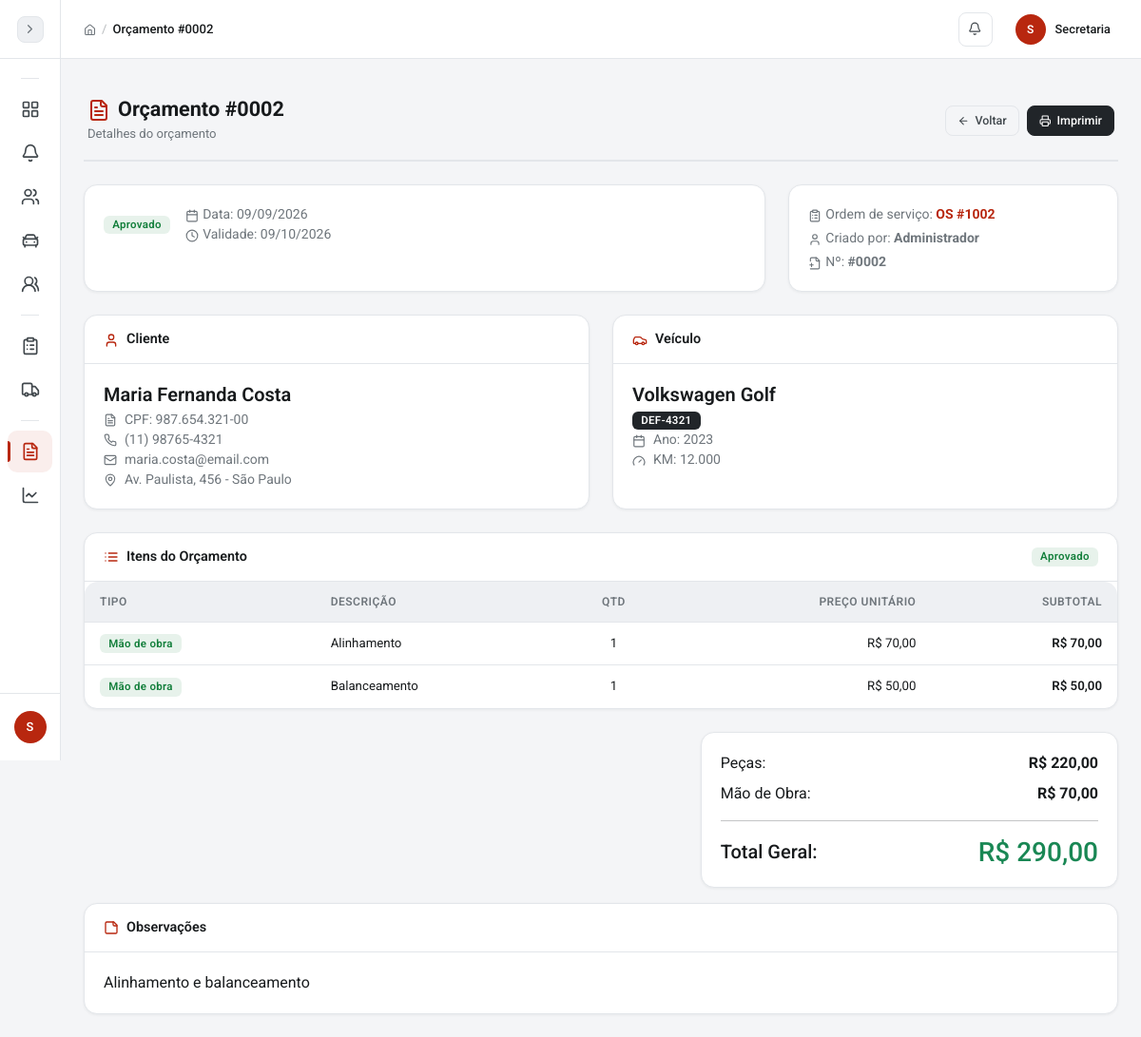
/pages/orcamentos/detalhes.php?id=2 (signed in), run on the app's committed database.
### tables this page shows
CREATE TABLE orcamentos (
  id INT AUTO_INCREMENT PRIMARY KEY,
  numero INT NOT NULL UNIQUE,
  cliente_id INT NOT NULL,
  veiculo_id INT NULL,
  os_id INT NULL,
  data_orcamento DATE NOT NULL,
  data_validade DATE,
  status ENUM('aberto','aprovado','reprovado','cancelado') DEFAULT 'aberto',
  total_pecas DECIMAL(10,2) DEFAULT 0,
  total_mao_obra DECIMAL(10,2) DEFAULT 0,
  total_geral DECIMAL(10,2) DEFAULT 0,
  desconto DECIMAL(10,2) DEFAULT 0,
  observacoes TEXT,
  criado_por INT,
  data_criacao TIMESTAMP DEFAULT CURRENT_TIMESTAMP,
  FOREIGN KEY (cliente_id) REFERENCES clientes(id),
  FOREIGN KEY (veiculo_id) REFERENCES veiculos(id) ON DELETE SET NULL,
  FOREIGN KEY (os_id) REFERENCES ordens_servico(id) ON DELETE SET NULL,
  FOREIGN KEY (criado_por) REFERENCES usuarios(id)
);

CREATE TABLE ordens_servico (
  id INT AUTO_INCREMENT PRIMARY KEY,
  numero INT NOT NULL UNIQUE,
  cliente_id INT NOT NULL,
  veiculo_id INT NULL,
  status ENUM('recebida','triagem','aguardando_diagnostico','aguardando_orcamento','aguardando_aprovacao','aguardando_peca','pronta_para_execucao','em_execucao','aguardando_retorno','pronta_para_entrega','entregue','cancelada') NOT NULL DEFAULT 'recebida',
  prioridade ENUM('baixa','normal','alta','urgente') NOT NULL DEFAULT 'normal',
  queixa_inicial TEXT NOT NULL,
  diagnostico TEXT,
  observacoes_internas TEXT,
  responsavel_chefe_id INT NULL,
  criado_por INT NOT NULL,
  data_entrada DATETIME NOT NULL DEFAULT CURRENT_TIMESTAMP,
  data_conclusao DATETIME NULL,
  data_atualizacao TIMESTAMP NOT NULL DEFAULT CURRENT_TIMESTAMP ON UPDATE CURRENT_TIMESTAMP,
  FOREIGN KEY (cliente_id) REFERENCES clientes(id),
  FOREIGN KEY (veiculo_id) REFERENCES veiculos(id) ON DELETE SET NULL,
  FOREIGN KEY (responsavel_chefe_id) REFERENCES usuarios(id) ON DELETE SET NULL,
  FOREIGN KEY (criado_por) REFERENCES usuarios(id)
);

CREATE TABLE usuarios (
  id INT AUTO_INCREMENT PRIMARY KEY,
  nome VARCHAR(100) NOT NULL,
  email VARCHAR(120) NOT NULL UNIQUE,
  senha VARCHAR(255) NOT NULL,
  tipo ENUM('admin','secretaria','mecanico_chefe','mecanico') NOT NULL DEFAULT 'mecanico',
  cpf VARCHAR(14) UNIQUE,
  telefone VARCHAR(20),
  salario DECIMAL(10,2),
  data_admissao DATE,
  cargo VARCHAR(100),
  ativo TINYINT(1) NOT NULL DEFAULT 1,
  data_cadastro TIMESTAMP DEFAULT CURRENT_TIMESTAMP
);

CREATE TABLE clientes (
  id INT AUTO_INCREMENT PRIMARY KEY,
  nome VARCHAR(120) NOT NULL,
  cpf VARCHAR(14) UNIQUE,
  telefone VARCHAR(20),
  email VARCHAR(120),
  endereco VARCHAR(255),
  cidade VARCHAR(80),
  observacoes TEXT,
  data_cadastro TIMESTAMP DEFAULT CURRENT_TIMESTAMP,
  data_atualizacao TIMESTAMP DEFAULT CURRENT_TIMESTAMP ON UPDATE CURRENT_TIMESTAMP
);

CREATE TABLE veiculos (
  id INT AUTO_INCREMENT PRIMARY KEY,
  cliente_id INT NOT NULL,
  placa VARCHAR(10) UNIQUE,
  marca VARCHAR(50),
  modelo VARCHAR(60),
  ano YEAR,
  cor VARCHAR(30),
  km_atual INT DEFAULT 0,
  chassi VARCHAR(30),
  marca_id INT NULL,
  modelo_base_id INT NULL,
  modelo_id INT NULL,
  fipe_versao VARCHAR(150) NULL,
  valor_fipe DECIMAL(10,2) NULL,
  fipe_mes_referencia VARCHAR(20) NULL,
  FOREIGN KEY (cliente_id) REFERENCES clientes(id) ON DELETE CASCADE,
  FOREIGN KEY (marca_id) REFERENCES fipe_marcas(id) ON DELETE SET NULL,
  FOREIGN KEY (modelo_base_id) REFERENCES fipe_modelos_base(id) ON DELETE SET NULL,
  FOREIGN KEY (modelo_id) REFERENCES fipe_modelos(id) ON DELETE SET NULL
);

CREATE TABLE orcamento_itens (
  id INT AUTO_INCREMENT PRIMARY KEY,
  orcamento_id INT NOT NULL,
  tipo ENUM('peca','servico') NOT NULL,
  descricao_item VARCHAR(200),
  quantidade INT DEFAULT 1,
  preco_unitario DECIMAL(10,2) DEFAULT 0,
  subtotal DECIMAL(10,2) DEFAULT 0,
  FOREIGN KEY (orcamento_id) REFERENCES orcamentos(id) ON DELETE CASCADE
);

### config/conexao.php (called while the page is built, shortened)
<?php
function esc($dado) {
    return htmlspecialchars((string) $dado, ENT_QUOTES, 'UTF-8');
}
function formatar_moeda($valor) {
    return 'R$ ' . number_format($valor, 2, ',', '.');
}
?>

### pages/orcamentos/detalhes.php (the view, shortened to what this page needs)
<?php
require_once __DIR__ . '/../../config/conexao.php';
$id = isset($_GET['id']) ? (int)$_GET['id'] : 0;
$stmt = $conn->prepare("SELECT o.*, c.nome as cliente_nome, c.cpf, c.telefone, c.email, c.endereco, c.cidade, v.marca, v.modelo, v.placa, v.ano, v.km_atual, u.nome as criado_por_nome, os.numero as os_numero FROM orcamentos o LEFT JOIN clientes c ON c.id = o.cliente_id LEFT JOIN veiculos v ON v.id = o.veiculo_id LEFT JOIN usuarios u ON u.id = o.criado_por LEFT JOIN ordens_servico os ON os.id = o.os_id WHERE o.id = :id");
$stmt->bindParam(':id', $id);
$stmt->execute();
$orcamento = $stmt->fetch();
$stmt = $conn->prepare("SELECT oi.* FROM orcamento_itens oi WHERE oi.orcamento_id = :id ORDER BY oi.id");
$stmt->bindParam(':id', $id);
$stmt->execute();
$itens = $stmt->fetchAll();
$titulo_pagina = "Orçamento #" . str_pad($orcamento['numero'], 4, '0', STR_PAD_LEFT);
require_once __DIR__ . '/../../includes/header.php';
$badge_status = [
    'aberto' => 'info',
    'aprovado' => 'success',
    'reprovado' => 'danger',
    'cancelado' => 'secondary'
];
?>
<div class="page-header">
    <div>
        <h1><i data-lucide="file-text" class="text-primary me-2"></i>Orçamento #<?php echo str_pad($orcamento['numero'], 4, '0', STR_PAD_LEFT); ?></h1>
        <span class="page-subtitle">Detalhes do orçamento</span>
    </div>
    <div class="d-flex gap-2 flex-wrap">
        <a href="listar.php" class="btn btn-outline-secondary btn-icon">
            <i data-lucide="arrow-left"></i> Voltar
        </a>
        <a href="imprimir.php?id=<?php echo $orcamento['id']; ?>" target="_blank" class="btn btn-dark btn-icon">
            <i data-lucide="printer"></i> Imprimir
        </a>
    </div>
</div>
<div class="row mb-4">
    <div class="col-12 col-xl-8 mb-3 mb-xl-0">
        <div class="card h-100">
            <div class="card-body">
                <div class="d-flex flex-wrap align-items-center gap-3">
                    <span class="badge badge-<?php echo $badge_status[$orcamento['status']]; ?>"><?php echo ucfirst($orcamento['status']); ?></span>
                    <div class="text-muted small">
                        <div><i data-lucide="calendar" class="me-1"></i>Data: <?php echo date('d/m/Y', strtotime($orcamento['data_orcamento'])); ?></div>
                        <div><i data-lucide="clock" class="me-1"></i>Validade: <?php echo $orcamento['data_validade'] ? date('d/m/Y', strtotime($orcamento['data_validade'])) : '---'; ?></div>
                    </div>
                </div>
            </div>
        </div>
    </div>
    <div class="col-12 col-xl-4">
        <div class="card h-100">
            <div class="card-body">
                <div class="text-muted small">
                    <?php if (!empty($orcamento['os_numero'])): ?>
                        <div class="mb-1">
                            <i data-lucide="clipboard-list" class="me-1"></i>Ordem de serviço:
                            <a href="../ordens_servico/detalhes.php?id=<?php echo (int)$orcamento['os_id']; ?>"><strong>OS #<?php echo str_pad($orcamento['os_numero'], 4, '0', STR_PAD_LEFT); ?></strong></a>
                        </div>
                    <?php endif; ?>
                    <div class="mb-1"><i data-lucide="user" class="me-1"></i>Criado por: <strong><?php echo esc($orcamento['criado_por_nome'] ?: '—'); ?></strong></div>
                    <div><i data-lucide="file-plus-2" class="me-1"></i>Nº: <strong>#<?php echo str_pad($orcamento['numero'], 4, '0', STR_PAD_LEFT); ?></strong></div>
                </div>
            </div>
        </div>
    </div>
</div>
<div class="row mb-4">
    <div class="col-md-6">
        <div class="card h-100">
            <div class="card-header"><i data-lucide="user" class="me-2 text-primary"></i>Cliente</div>
            <div class="card-body">
                <h5 class="mb-1"><?php echo esc($orcamento['cliente_nome']); ?></h5>
                <div class="text-muted small">
                    <div><i data-lucide="file-text" class="me-2"></i>CPF: <?php echo esc($orcamento['cpf'] ?: '-'); ?></div>
                    <div><i data-lucide="phone" class="me-2"></i><?php echo esc($orcamento['telefone'] ?: '-'); ?></div>
                    <div><i data-lucide="mail" class="me-2"></i><?php echo esc($orcamento['email'] ?: '-'); ?></div>
                    <div><i data-lucide="map-pin" class="me-2"></i><?php echo esc($orcamento['endereco'] ?: '-') . ' - ' . esc($orcamento['cidade'] ?: ''); ?></div>
                </div>
            </div>
        </div>
    </div>
    <div class="col-md-6">
        <div class="card h-100">
            <div class="card-header"><i data-lucide="car" class="me-2 text-primary"></i>Veículo</div>
            <div class="card-body">
                <?php if ($orcamento['marca']): ?>
                    <h5 class="mb-1"><?php echo esc($orcamento['marca']) . ' ' . esc($orcamento['modelo']); ?></h5>
                    <div class="text-muted small">
                        <div><span class="badge bg-dark"><?php echo esc($orcamento['placa']); ?></span></div>
                        <div><i data-lucide="calendar" class="me-2"></i>Ano: <?php echo $orcamento['ano'] ?: '-'; ?></div>
                        <div><i data-lucide="gauge" class="me-2"></i>KM: <?php echo number_format($orcamento['km_atual'], 0, ',', '.'); ?></div>
                    </div>
                <?php else: ?>
                    <p class="text-muted mb-0">Nenhum veículo informado</p>
                <?php endif; ?>
            </div>
        </div>
    </div>
</div>
<div class="card mb-4">
    <div class="card-header d-flex justify-content-between align-items-center">
        <span><i data-lucide="list" class="me-2 text-primary"></i>Itens do Orçamento</span>
        <span class="badge badge-<?php echo $badge_status[$orcamento['status']]; ?>"><?php echo ucfirst($orcamento['status']); ?></span>
    </div>
    <div class="card-body p-0">
        <div class="table-responsive">
            <table class="table table-hover mb-0">
                <thead>
                    <tr>
                        <th>Tipo</th>
                        <th>Descrição</th>
                        <th class="text-center">Qtd</th>
                        <th class="text-end">Preço Unitário</th>
                        <th class="text-end">Subtotal</th>
                    </tr>
                </thead>
                <tbody>
                    <?php foreach ($itens as $item): ?>
<tr>
                        <td>
                            <?php if ($item['tipo'] == 'peca'): ?>
                                <span class="badge badge-info">Peça</span>
                            <?php else: ?>
                                <span class="badge badge-success">Mão de obra</span>
                            <?php endif; ?>
                        </td>
                        <td><?php echo esc($item['descricao_item']); ?></td>
                            <td class="text-center"><?php echo $item['quantidade']; ?></td>
                            <td class="text-end"><?php echo formatar_moeda($item['preco_unitario']); ?></td>
                            <td class="text-end fw-600"><?php echo formatar_moeda($item['subtotal']); ?></td>
                        </tr>
                    <?php endforeach; ?>
                </tbody>
            </table>
        </div>
    </div>
</div>
<div class="row justify-content-end">
    <div class="col-md-5">
        <div class="card">
            <div class="card-body">
                <div class="d-flex justify-content-between mb-2">
                    <span>Peças:</span>
                    <strong><?php echo formatar_moeda($orcamento['total_pecas']); ?></strong>
                </div>
                <div class="d-flex justify-content-between mb-2">
                    <span>Mão de Obra:</span>
                    <strong><?php echo formatar_moeda($orcamento['total_mao_obra']); ?></strong>
                </div>
                <hr>
                <div class="d-flex justify-content-between align-items-center">
                    <span class="h5 mb-0">Total Geral:</span>
                    <span class="h3 mb-0 text-success"><?php echo formatar_moeda($orcamento['total_geral']); ?></span>
                </div>
            </div>
        </div>
    </div>
</div>
<?php if ($orcamento['observacoes']): ?>
<div class="card mt-3">
    <div class="card-header"><i data-lucide="sticky-note" class="me-2 text-primary"></i>Observações</div>
    <div class="card-body">
        <?php echo nl2br(esc($orcamento['observacoes'])); ?>
    </div>
</div>
<?php endif; ?>
<?php require_once __DIR__ . '/../../includes/footer.php'; ?>

### includes/header.php (shortened to what this page needs)
<?php
$url_css = $caminho_base . '/css/style.css';
$url_index = $caminho_base . '/index.php';
?>
<!DOCTYPE html>
<html lang="pt-BR">
<head>
    <link href="https://cdn.jsdelivr.net/npm/bootstrap@5.3.0/dist/css/bootstrap.min.css" rel="stylesheet">
    <link href="<?php echo $url_css; ?>" rel="stylesheet">
</head>
<body>
    <?php require_once __DIR__ . '/sidebar.php'; ?>
    <div class="main-wrapper" id="conteudo" tabindex="-1">
        <header class="topbar">
            <div class="topbar-breadcrumb">
                <a href="<?php echo $url_index; ?>"><i data-lucide="home"></i></a>
                <span class="separator">/</span>
                <span class="current"><?php echo $titulo_pagina ?? 'Dashboard'; ?></span>
            </div>
            <div class="topbar-notifications">
                <button class="topbar-btn" id="notifBell" aria-label="Notificações" aria-expanded="false">
                    <i data-lucide="bell"></i>
                </button>
            </div>
            <div class="topbar-user">
                <div class="topbar-user-avatar">
                    <?php echo esc(strtoupper(substr($_SESSION['usuario_nome'] ?? 'U', 0, 1))); ?>
                </div>
                <span class="topbar-user-name"><?php echo esc($_SESSION['usuario_nome'] ?? 'Usuário'); ?></span>
            </div>
        </header>

### includes/header.php (style rules this page uses)
html.js body { opacity:0;transition:opacity .25s ease }

### data on the page
orcamentos: numero "Orçamento #0002", numero "0002", status "Aprovado", data_orcamento "09/09/2026", data_validade "09/10/2026", os.numero "1002", criado_por.nome "Administrador", cliente.nome "Maria Fernanda Costa", cliente.cpf "987.654.321-00", cliente.telefone "(11) 98765-4321", cliente.email "maria.costa@email.com", cliente.endereco "Av. Paulista, 456", cliente.cidade "São Paulo", veiculo.marca "Volkswagen", veiculo.modelo "Golf", veiculo.placa "DEF-4321", veiculo.ano "2023", veiculo.km_atual "12.000", total_pecas "R$ 220,00", total_mao_obra "R$ 70,00", total_geral "R$ 290,00", observacoes "Alinhamento e balanceamento"
orcamento_itens: tipo "Mão de obra", descricao_item "Alinhamento", quantidade "1", preco_unitario "R$ 70,00", subtotal "R$ 70,00"
orcamento_itens: tipo "Mão de obra", descricao_item "Balanceamento", quantidade "1", preco_unitario "R$ 50,00", subtotal "R$ 50,00"

### other printed values
substr($nome_usuario, 0, 1) "S"
substr($_SESSION['usuario_nome'] ?? 'U', 0, 1) "S"
$_SESSION['usuario_nome'] "Secretaria"
